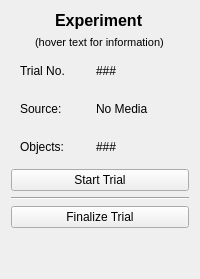
      <widget class="QWidget" name="experimentWidget" native="true">
       <layout class="QVBoxLayout" name="verticalLayout_4">
        <item>
         <layout class="QHBoxLayout" name="horizontalLayout_5">
          <item alignment="Qt::AlignHCenter|Qt::AlignTop">
           <widget class="QLabel" name="label_2">
            <property name="font">
             <font>
              <pointsize>12</pointsize>
              <weight>75</weight>
              <bold>true</bold>
             </font>
            </property>
            <property name="text">
             <string>Experiment</string>
            </property>
           </widget>
          </item>
         </layout>
        </item>
        <item>
         <layout class="QHBoxLayout" name="horizontalLayout_333">
          <item alignment="Qt::AlignHCenter|Qt::AlignTop">
           <widget class="QLabel" name="label_4">
            <property name="font">
             <font>
              <pointsize>8</pointsize>
             </font>
            </property>
            <property name="text">
             <string>(hover text for information)</string>
            </property>
           </widget>
          </item>
         </layout>
        </item>
        <item>
         <widget class="QWidget" name="widgetExpTrialNo" native="true">
          <property name="toolTip">
           <string>The trajectory number under which data (tracks, videos, ...) will be saved. 
Increments automatically after finalizing. 
Resets when removing the tracks from the &quot;Tracks&quot; folder.</string>
          </property>
          <layout class="QHBoxLayout" name="horizontalLayout_6">
           <item alignment="Qt::AlignLeft">
            <widget class="QLabel" name="label_3">
             <property name="sizePolicy">
              <sizepolicy hsizetype="Fixed" vsizetype="Preferred">
               <horstretch>0</horstretch>
               <verstretch>0</verstretch>
              </sizepolicy>
             </property>
             <property name="minimumSize">
              <size>
               <width>70</width>
               <height>0</height>
              </size>
             </property>
             <property name="maximumSize">
              <size>
               <width>50</width>
               <height>16777215</height>
              </size>
             </property>
             <property name="toolTip">
              <string>The trajectory number under which data (tracks, videos, ...) will be saved. 
Increments automatically after finalizing. 
Resets when removing the tracks from the &quot;Tracks&quot; folder.</string>
             </property>
             <property name="text">
              <string>Trial No. </string>
             </property>
            </widget>
           </item>
           <item>
            <widget class="QLabel" name="label_ExpTrialNo">
             <property name="sizePolicy">
              <sizepolicy hsizetype="Expanding" vsizetype="Preferred">
               <horstretch>0</horstretch>
               <verstretch>0</verstretch>
              </sizepolicy>
             </property>
             <property name="toolTip">
              <string>The trajectory number under which data (tracks, videos, ...) will be saved. 
Increments automatically after finalizing. 
Resets when removing the tracks from the &quot;Tracks&quot; folder.</string>
             </property>
             <property name="text">
              <string>###</string>
             </property>
            </widget>
           </item>
          </layout>
         </widget>
        </item>
        <item>
         <widget class="QWidget" name="widgetExpSrc" native="true">
          <property name="toolTip">
           <string>Source of the video data. 
Select a source in the &quot;File&quot; menu.</string>
          </property>
          <layout class="QHBoxLayout" name="horizontalLayout_7">
           <item alignment="Qt::AlignLeft">
            <widget class="QLabel" name="label_ExpSrc">
             <property name="sizePolicy">
              <sizepolicy hsizetype="Fixed" vsizetype="Preferred">
               <horstretch>0</horstretch>
               <verstretch>0</verstretch>
              </sizepolicy>
             </property>
             <property name="minimumSize">
              <size>
               <width>70</width>
               <height>0</height>
              </size>
             </property>
             <property name="maximumSize">
              <size>
               <width>50</width>
               <height>16777215</height>
              </size>
             </property>
             <property name="toolTip">
              <string>Source of the video data. 
Select a source in the &quot;File&quot; menu.</string>
             </property>
             <property name="text">
              <string>Source:</string>
             </property>
            </widget>
           </item>
           <item>
            <widget class="QLabel" name="label_ExpSrcCnt">
             <property name="sizePolicy">
              <sizepolicy hsizetype="Expanding" vsizetype="Preferred">
               <horstretch>0</horstretch>
               <verstretch>0</verstretch>
              </sizepolicy>
             </property>
             <property name="toolTip">
              <string>Source of the video data. 
Select a source in the &quot;File&quot; menu.</string>
             </property>
             <property name="text">
              <string>No Media</string>
             </property>
             <property name="wordWrap">
              <bool>true</bool>
             </property>
            </widget>
           </item>
          </layout>
         </widget>
        </item>
        <item>
         <widget class="QWidget" name="widgetExpObjCnt" native="true">
          <property name="toolTip">
           <string>Number of objects being tracked in a video. 
You can add some by right-clicking the video (if loaded).</string>
          </property>
          <layout class="QHBoxLayout" name="horizontalLayout_8">
           <item alignment="Qt::AlignLeft">
            <widget class="QLabel" name="label_ExpObj">
             <property name="minimumSize">
              <size>
               <width>70</width>
               <height>0</height>
              </size>
             </property>
             <property name="maximumSize">
              <size>
               <width>50</width>
               <height>16777215</height>
              </size>
             </property>
             <property name="toolTip">
              <string>Number of objects being tracked in a video. 
You can add some by right-clicking the video (if loaded).</string>
             </property>
             <property name="text">
              <string>Objects:</string>
             </property>
            </widget>
           </item>
           <item>
            <widget class="QLabel" name="label_ExpObjCnt">
             <property name="sizePolicy">
              <sizepolicy hsizetype="Expanding" vsizetype="Preferred">
               <horstretch>0</horstretch>
               <verstretch>0</verstretch>
              </sizepolicy>
             </property>
             <property name="toolTip">
              <string>Number of objects being tracked in a video. 
You can add some by right-clicking the video (if loaded).</string>
             </property>
             <property name="text">
              <string>###</string>
             </property>
            </widget>
           </item>
          </layout>
         </widget>
        </item>
        <item>
         <layout class="QHBoxLayout" name="horizontalLayout_9">
          <item>
           <widget class="QPushButton" name="pushButton_startExp">
            <property name="toolTip">
             <string>Starts tracking the video or stop tracking respectively. 
If results are questionable, mediate the selection of tracker 
(drop down menu at the top) and the tracker parameters (&quot;Tracker&quot; tab)</string>
            </property>
            <property name="text">
             <string>Start Trial</string>
            </property>
           </widget>
          </item>
         </layout>
        </item>
        <item>
         <widget class="Line" name="line_4">
          <property name="orientation">
           <enum>Qt::Horizontal</enum>
          </property>
         </widget>
        </item>
        <item>
         <layout class="QHBoxLayout" name="horizontalLayout_10">
          <item>
           <widget class="QPushButton" name="pushButton_finalizeExp">
            <property name="toolTip">
             <string>Finalizes the current trial.
 Clicking this will not only stop the trial, 
but also write back the 
data to the &quot;Tracks&quot; directory and increment the trial count. </string>
            </property>
            <property name="text">
             <string>Finalize Trial</string>
            </property>
           </widget>
          </item>
         </layout>
        </item>
        <item>
         <spacer name="verticalSpacer_2">
          <property name="orientation">
           <enum>Qt::Vertical</enum>
          </property>
          <property name="sizeHint" stdset="0">
           <size>
            <width>20</width>
            <height>40</height>
           </size>
          </property>
         </spacer>
        </item>
       </layout>
      </widget>
